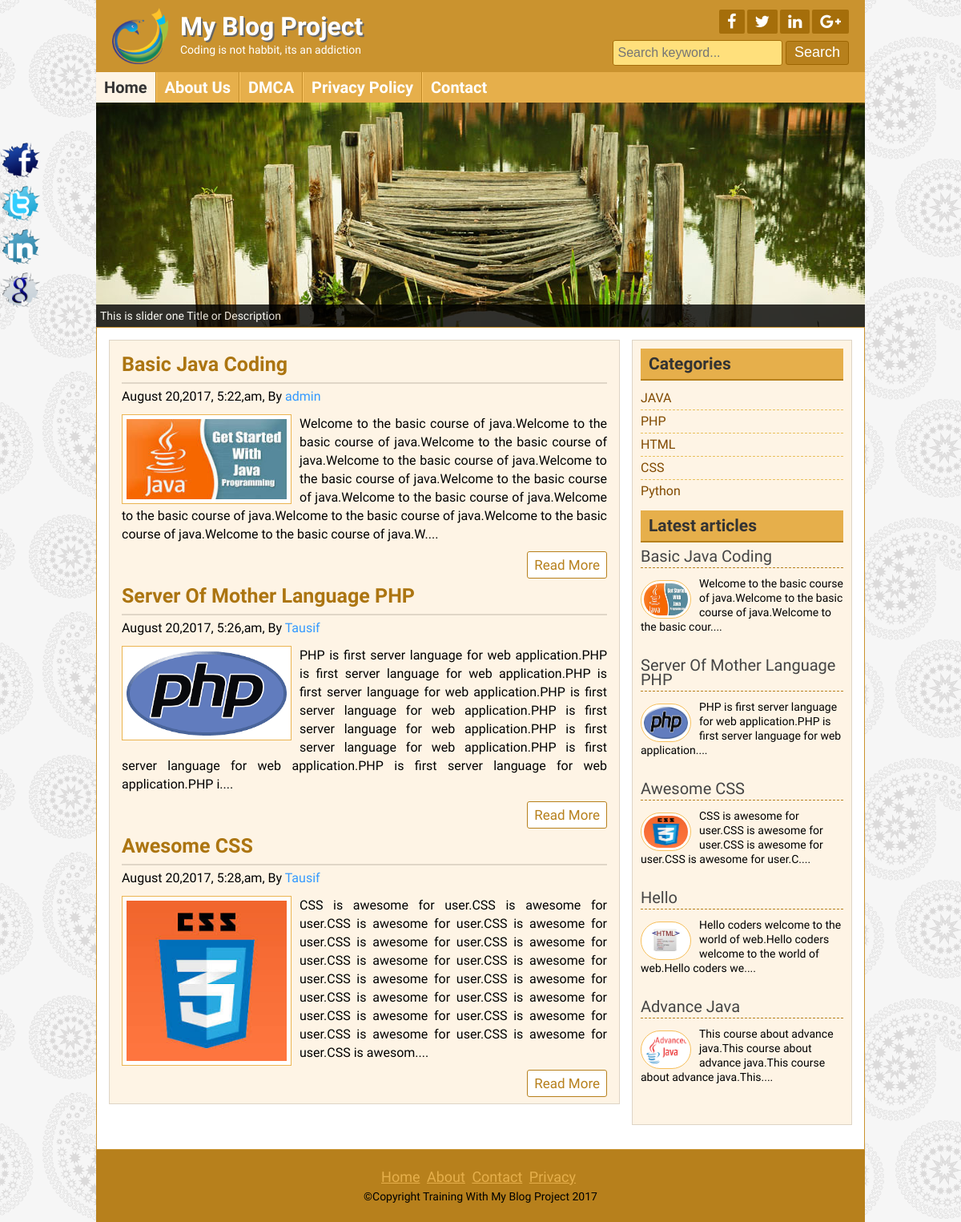
The page / on the database its author committed.
### tables this page shows
CREATE TABLE `tbl_slogan` (
  `id` int(11) NOT NULL,
  `title` varchar(255) NOT NULL,
  `slogan` varchar(255) NOT NULL,
  `logo` varchar(255) NOT NULL
);

CREATE TABLE `tbl_social` (
  `id` int(11) NOT NULL,
  `facebook` varchar(255) NOT NULL,
  `twitter` varchar(255) NOT NULL,
  `linkedin` varchar(255) NOT NULL,
  `google` varchar(255) NOT NULL
);

CREATE TABLE `tbl_page` (
  `id` int(11) NOT NULL,
  `name` varchar(255) NOT NULL,
  `body` text NOT NULL
);

CREATE TABLE `tbl_post` (
  `id` int(11) NOT NULL,
  `cat_id` int(11) NOT NULL,
  `title` varchar(255) NOT NULL,
  `body` text NOT NULL,
  `image` varchar(255) NOT NULL,
  `author` varchar(50) NOT NULL,
  `tags` varchar(255) NOT NULL,
  `date` timestamp NOT NULL DEFAULT CURRENT_TIMESTAMP,
  `userid` int(11) NOT NULL
);

CREATE TABLE `tbl_catagory` (
  `id` int(11) NOT NULL,
  `cat_name` varchar(100) NOT NULL
);

CREATE TABLE `tbl_footer` (
  `id` int(11) NOT NULL,
  `note` varchar(255) NOT NULL
);

### lib/Database.php (called while the page is built, shortened)
<?php
Class Database{
	public $host   = DB_HOST;
	public $user   = DB_USER;
	public $pass   = DB_PASS;
	public $dbname = DB_NAME;
	public $link;
	private function connectDB(){
	$this->link = new mysqli($this->host, $this->user, $this->pass, $this->dbname);
 }
	public function select($query){
		$result = $this->link->query($query) or die($this->link->error.__LINE__);
		if($result->num_rows > 0){
			return $result;
		} else {
			return false;
		}
	}
}
?>

### helpers/Format.php (called while the page is built, shortened)
<?php
class Format
{
    public function formatDate($date)
    {
        return date('F j,Y, g:i,a', strtotime($date));
    }
    public function textShorten($body,$limit = 400)
    {
        $body = $body." ";
        $body = substr($body, 0, $limit);
        $body = $body. "....";
        return $body;
    }
}
?>

### index.php (the view, shortened to what this page needs)
<?php include('inc/header.php'); ?>
<?php include('inc/slider.php'); ?>
	<div class="contentsection contemplete clear">
		<div class="maincontent clear">
                    <?php
                    $sql = "SELECT * FROM tbl_post limit 3";
                    $post = $db->select($sql);
                    if($post)
                    {
                        while($value = $post->fetch_assoc())
                        {
                          ?>
                            <div class="samepost clear">
<h2><a href="post.php?id=<?= $value['id']; ?>">
<?= $value['title']; ?></a></h2>
    <h4><?= $format->formatDate($value['date']); ?>, By <a href="#"><?= $value['author'] ?></a></h4>
	<a href="#"><img src="admin/<?= $value['image'] ?>" alt="post image"/></a>
        <p> <?= $format->textShorten($value['body']); ?> </p>
<div class="readmore clear">
<a href="post.php?id=<?= $value['id']; ?>">Read More</a>
</div>
</div>
                        <?php } ?>
                   <?php } else {header ("Location:404.php"); } ?>
		</div>
            <?php include('inc/sidebar.php'); ?>
            <?php include('inc/footer.php'); ?>

### inc/header.php (shortened to what this page needs)
<?php include('lib/Database.php'); ?>
<?php include('helpers/Format.php'); ?>
<?php
 $db = new Database();
 $format = new Format();
?>
<!DOCTYPE html>
<html>
<head>
	<link rel="stylesheet" href="font-awesome-4.5.0/css/font-awesome.css">
	<link rel="stylesheet" href="css/nivo-slider.css" type="text/css" media="screen" />
	<link rel="stylesheet" href="style.css">
</head>
<body>
	<div class="headersection templete clear">
		<a href="#">
    <div class="logo">
<?php
$sql = "SELECT * FROM tbl_slogan WHERE id='1'";
$blog_title = $db->select($sql);
if($blog_title)
{
while($value = $blog_title->fetch_assoc())
{
?>
<img src="admin/<?= $value['logo'];?>" alt="Logo"/>
<h2><?= $value['title']; ?></h2>
<p><?= $value['slogan'] ?></p>
<?php } } ?>
    </div>
		</a>
		<div class="social clear">
    <div class="icon clear">
                         <?php
        $sql = "SELECT * FROM tbl_social WHERE id ='1'";
        $social_media = $db->select($sql);
        if($social_media)
        {
            while($value = $social_media->fetch_assoc())
            {
            ?>
            <a href="<?= $value['facebook'] ?>" target="_blank"><i class="fa fa-facebook"></i></a>
            <a href="<?= $value['twitter'] ?>" target="_blank"><i class="fa fa-twitter"></i></a>
            <a href="<?= $value['linkedin'] ?>" target="_blank"><i class="fa fa-linkedin"></i></a>
            <a href="<?= $value['google'] ?>" target="_blank"><i class="fa fa-google-plus"></i></a>
        <?php } } ?>
    </div>
    <div class="searchbtn clear">
         <form action="search.php" method="get">
            <input type="text" name="search" placeholder="Search keyword..."/>
            <input type="submit" name="submit" value="Search"/>
    </form>
    </div>
		</div>
	</div>
<div class="navsection templete">
	<ul>
                <?php
                $path = $_SERVER['SCRIPT_FILENAME'];
                $currentPage = basename($path, '.php');
                 ?>
		<li><a
                  <?php
                  if($currentPage == 'index')
                  {
                      echo 'id="active"';
                  }
                  ?>
                 href="index.php">Home</a></li>
                <?php
                $sql = "SELECT * FROM tbl_page";
                $all_pages = $db->select($sql);
                if($all_pages)
                {
                    while($value = $all_pages->fetch_assoc())
                    {
                        ?>
 <li><a
         <?php
if(isset($_GET['pageid'])&& $_GET['pageid'] == $value['id'])
{
    echo 'id="active"';
}
         ?>
         href="page.php?pageid=<?=$value['id']?>"><?=$value['name']?></a></li>
                    <?php } } ?>
                   <li><a
                    <?php
                   if($currentPage == 'contact')
                   {
                       echo 'id="active"';
                   }
                   ?>
                   href="contact.php">Contact</a></li>
	</ul>
</div>

### inc/slider.php (shortened to what this page needs)
<div class="slidersection templete clear">
        <div id="slider">
            <a href="#"><img src="images/slideshow/01.jpg" alt="nature 1" title="This is slider one Title or Description" /></a>
        </div>
</div>

### inc/sidebar.php
		<div class="sidebar clear">
<div class="samesidebar clear">
        <h2>Categories</h2>
                <ul>
                    <?php
                    $sql = "SELECT * FROM tbl_catagory";
                    $catagory = $db->select($sql);
                    if($catagory)
                    {
                        while($value = $catagory->fetch_assoc())
                        {
                            ?>
                        <li><a href="posts.php?catagory=<?= $value['id']; ?>"><?= $value['cat_name'] ?></a></li>
                    <?php } } else { ?>
                        <li> No Catagory Found</li>
                  <?php  } ?>
                </ul>
</div>
			<div class="samesidebar clear">
				<h2>Latest articles</h2>
                            <?php
             $sql = "SELECT * FROM tbl_post limit 5";
             $post = $db->select($sql);
                            if($post)
                            {
                            while($value = $post->fetch_assoc())
                                {
                                ?>
    <div class="popular clear">
	<h3><a href="post.php?id=<?= $value['id']; ?>">
<?= $value['title']; ?></a></h3>
	<a href="post.php?id=<?= $value['id']; ?>"><img src="admin/<?= $value['image'] ?>" alt="post image"/></a>
	<?= $format->textShorten($value['body'],100); ?>
</div>
                   <?php } ?>
                   <?php } else {header ("Location:404.php"); } ?>
			</div>
		</div>

### inc/footer.php (shortened to what this page needs)
</div>
	<div class="footersection templete clear">
	  <div class="footermenu clear">
		<ul>
			<li><a href="#">Home</a></li>
			<li><a href="#">About</a></li>
			<li><a href="#">Contact</a></li>
			<li><a href="#">Privacy</a></li>
		</ul>
	  </div>
            <?php
            $sql = "SELECT * FROM tbl_footer WHERE id ='1'";
            $copyright = $db->select($sql);
            if($copyright)
            {
                while($value = $copyright->fetch_assoc())
                {
                 ?>
                     <p>&copy;<?=$value['note']; ?>
                       <?= date('Y'); ?>
                     </p>
            <?php } } ?>
	</div>
	<div class="fixedicon clear">
		<a href="http://www.facebook.com"><img src="images/fb.png" alt="Facebook"/></a>
		<a href="http://www.twitter.com"><img src="images/tw.png" alt="Twitter"/></a>
		<a href="http://www.linkedin.com"><img src="images/in.png" alt="LinkedIn"/></a>
		<a href="http://www.google.com"><img src="images/gl.png" alt="GooglePlus"/></a>
	</div>
</body>
</html>

### css/nivo-slider.css (style rules this page uses)
.nivoSlider { position:relative; }
.nivoSlider a.nivo-imageLink { position:absolute; top:0px; left:0px; width:100%; height:100%; border:0; padding:0; margin:0; z-index:60; display:none; }

### rows shown on the page
tbl_slogan: logo (picture), title "My Blog Project", slogan "Coding is not habbit, its an addiction"
tbl_page: name "About Us"
tbl_page: name "DMCA"
tbl_page: name "Privacy Policy"
tbl_post: title "Basic Java Coding", date "August 20,2017, 5:22,am", author "admin", image (picture), body "Welcome to the basic course of java.Welcome to the basic course of java.Welcome to the basic course of java.Welcome to the basic course of java.Welcome to the basic course of java.Welcome to the basic course of java.Welcome to the basic course of java.Welcome to the basic course of java.Welcome to the basic course of java.Welcome to the basic course of java.Welcome to the basic course of java.W....", body "Welcome to the basic course of java.Welcome to the basic course of java.Welcome to the basic cour...."
tbl_post: title "Server Of Mother Language PHP", date "August 20,2017, 5:26,am", author "Tausif", image (picture), body "PHP is first server language for web application.PHP is first server language for web application.PHP is first server language for web application.PHP is first server language for web application.PHP is first server language for web application.PHP is first server language for web application.PHP is first server language for web application.PHP is first server language for web application.PHP i....", body "PHP is first server language for web application.PHP is first server language for web application...."
tbl_post: title "Awesome CSS", date "August 20,2017, 5:28,am", author "Tausif", image (picture), body "CSS is awesome for user.CSS is awesome for user.CSS is awesome for user.CSS is awesome for user.CSS is awesome for user.CSS is awesome for user.CSS is awesome for user.CSS is awesome for user.CSS is awesome for user.CSS is awesome for user.CSS is awesome for user.CSS is awesome for user.CSS is awesome for user.CSS is awesome for user.CSS is awesome for user.CSS is awesome for user.CSS is awesom....", body "CSS is awesome for user.CSS is awesome for user.CSS is awesome for user.CSS is awesome for user.C...."
tbl_catagory: cat_name "JAVA"
tbl_catagory: cat_name "PHP"
tbl_catagory: cat_name "HTML"
tbl_catagory: cat_name "CSS"
tbl_catagory: cat_name "Python"
tbl_post: title "Hello", image (picture), body "Hello coders welcome to the world of web.Hello coders welcome to the world of web.Hello coders we...."
tbl_post: title "Advance Java", image (picture), body "This course about advance java.This course about advance java.This course about advance java.This...."
tbl_footer: note "Copyright Training With My Blog Project"
